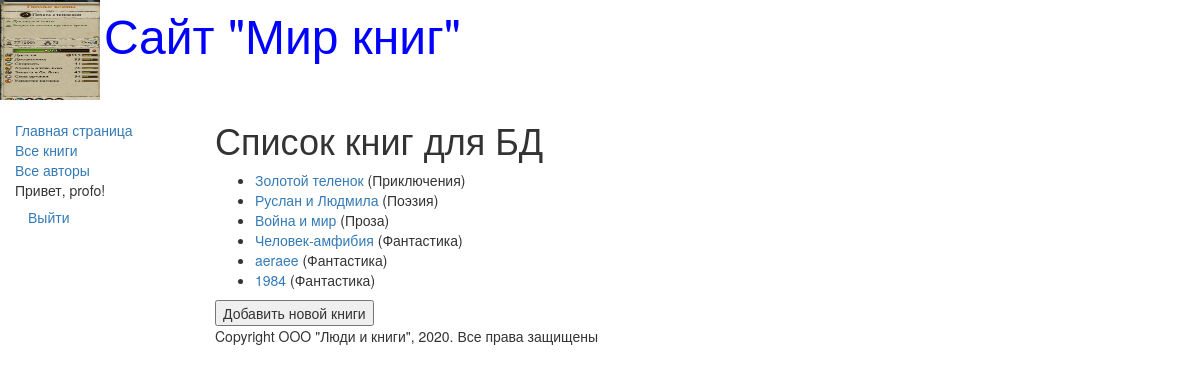
Page /catalog/books/ (signed in) on the committed database.
### catalog/models.py (models this page shows, shortened)
class Book(models.Model):
    title = models.CharField(max_length=200,
                             help_text='Введите названия книги',
                             verbose_name='Название книги')
    genre = models.ForeignKey('Genre', on_delete=models.CASCADE,
                              help_text='Выберите жанр книги',
                              verbose_name='Жанр книги', null=True)
    language = models.ForeignKey('Language', on_delete=models.CASCADE,
                                 help_text='Выберите язык книги',
                                 verbose_name='Язык книги', null=True)
    author = models.ManyToManyField('Author',
                                    help_text='Выберите автора книги',
                                    verbose_name='Автор книги')
    summary = models.TextField(max_length=1000,
                               help_text='Введите краткое описание книги',
                               verbose_name='Аннотация книг')
    isbn = models.CharField(max_length=13,
                            help_text='Должно содержать 13 символов',
                            verbose_name='ISBN книги')
    def display_author(self):
        return ", ".join([author.last_name for author in self.author.all()])
    display_author.short_description = 'Авторы'

class Genre(models.Model):
    name = models.CharField(max_length=200,
                            help_text='Введите жанр книги',
                            verbose_name='Жанр книги')
    def __str__(self):
        return self.name

### catalog/views.py (the view)
# urls.py: path('books/', BookListView.as_view(), name='books'),
class BookListView(APIView):
    renderer_classes = [TemplateHTMLRenderer]
    template_name = 'book_list.html'
    def get(self, request: None) -> Response:
        book_list = Book.objects.all()
        return Response({'book_list': BookListSerializer(book_list, many=True).data})

### catalog/templates/book_list.html (shortened to what this page needs)
{% extends "base_generic.html" %}
{% block content %}
    <h1>Список книг для БД</h1>
    {% if book_list %}
    <ul>
      {% for book in book_list %}
        <li>
          <a href="{% url 'catalog:book-detail' book.id %}">
              {{ book.title }}</a>
             ({{book.genre}})
        </li>
      {% endfor %}
    </ul>
    {% else %}
      <p>В базе данных нет книг</p>
    {% endif %}
<form method="get" action="{% url 'catalog:book_add' %}">
    <button type="submit">Добавить новой книги</button>
</form>
{% endblock %}

### catalog/templates/base_generic.html (shortened to what this page needs)
<!DOCTYPE html>
<html lang="en">
<head>
    <link rel="stylesheet"
          href="https://maxcdn.bootstrapcdn.com/bootstrap/3.3.7/css/bootstrap.min.css">
    {% load static %}
    <link rel="stylesheet" href="{% static 'css/styles.css' %}">
    {% block head %}
        <img src="{% static 'images/logotip.jpg' %}" style="width:100px; height:100px;" align="absmiddle">
        <font size=7, color="blue">Сайт "Мир книг"</font>
    {% endblock %}
</head>
<body>
    <div class="container-fluid">
        <div class="row">
            <div class="col-sm-2">
            {% block sidebar %}
            <ul class="sidebar-nav">
                <li><a href="{% url 'catalog:index' %}">Главная страница</a></li>
                <li><a href="{% url 'catalog:books' %}">Все книги</a></li>
                <li><a href="{% url 'catalog:authors' %}">Все авторы</a></li>
                {% if user.is_authenticated %}
                    <li>Привет, {{ user.username }}!</li>
                    <li>
                        <form method="post" action="{% url 'catalog:logout' %}">
                            <button type="submit" class="btn btn-link">Выйти</button>
                        </form>
                    </li>
                {% else %}
                    <li><a href="{% url 'catalog:login' %}">Войти</a></li>
                {% endif %}
            </ul>
            {% endblock %}
            </div>
            <div class="col-sm-10">
            {% block content %} {% endblock %}
            {% block footer %}
                {% block copyright %}
                <p>Copyright OOO "Люди и книги", 2020. Все права защищены</p>
                {% endblock %}
            {% endblock %}
            </div>
        </div>
    </div>
</body>
</html>

### catalog/static/CSS/styles.css (style rules this page uses)
.sidebar-nav { margin-top: 20px; padding: 0; list-style: none; }

### rows in the picture
Book: title "Золотой теленок"
Genre: genre "Приключения"
Book: title "Руслан и Людмила"
Genre: genre "Поэзия"
Book: title "Война и мир"
Genre: genre "Проза"
Book: title "Человек-амфибия"
Genre: genre "Фантастика" "Фантастика" "Фантастика"
Book: title "aeraee"
Book: title "1984"

### other values in the picture
{{ user.username }} "profo"
